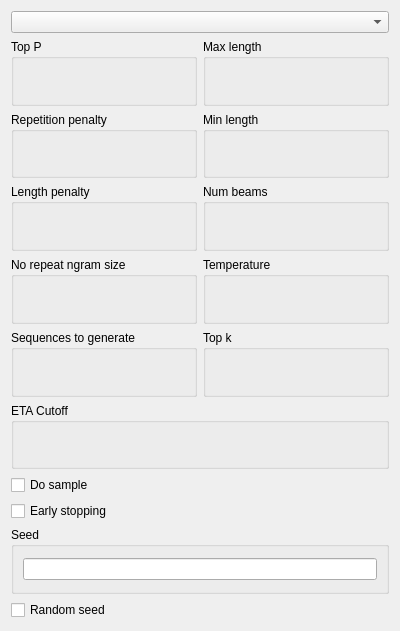
<?xml version="1.0" encoding="UTF-8"?>
<ui version="4.0">
 <class>flan_generator_form</class>
 <widget class="QWidget" name="flan_generator_form">
  <property name="geometry">
   <rect>
    <x>0</x>
    <y>0</y>
    <width>400</width>
    <height>631</height>
   </rect>
  </property>
  <property name="windowTitle">
   <string>Form</string>
  </property>
  <layout class="QGridLayout" name="gridLayout">
   <item row="1" column="0">
    <layout class="QHBoxLayout" name="horizontalLayout_2">
     <item>
      <widget class="QGroupBox" name="groupBox">
       <property name="title">
        <string>Top P</string>
       </property>
       <layout class="QGridLayout" name="gridLayout_2">
        <item row="0" column="0">
         <widget class="SliderWidget" name="top_p" native="true">
          <property name="min_slider" stdset="0">
           <number>1</number>
          </property>
          <property name="max_slider" stdset="0">
           <number>100</number>
          </property>
          <property name="min_spinbox" stdset="0">
           <double>0.000000000000000</double>
          </property>
          <property name="max_spinbox" stdset="0">
           <double>1.000000000000000</double>
          </property>
          <property name="display_as_float" stdset="0">
           <bool>true</bool>
          </property>
          <property name="property" stdset="0">
           <string>top_p</string>
          </property>
          <property name="slider_step" stdset="0">
           <number>1</number>
          </property>
          <property name="slider_page" stdset="0">
           <number>10</number>
          </property>
          <property name="spinbox_step" stdset="0">
           <double>0.010000000000000</double>
          </property>
          <property name="spinbox_page" stdset="0">
           <double>0.100000000000000</double>
          </property>
         </widget>
        </item>
       </layout>
      </widget>
     </item>
     <item>
      <widget class="QGroupBox" name="groupBox_2">
       <property name="title">
        <string>Max length</string>
       </property>
       <layout class="QGridLayout" name="gridLayout_3">
        <item row="0" column="0">
         <widget class="SliderWidget" name="max_length" native="true">
          <property name="min_slider" stdset="0">
           <number>1</number>
          </property>
          <property name="max_slider" stdset="0">
           <number>2556</number>
          </property>
          <property name="min_spinbox" stdset="0">
           <double>1.000000000000000</double>
          </property>
          <property name="max_spinbox" stdset="0">
           <double>2556.000000000000000</double>
          </property>
          <property name="display_as_float" stdset="0">
           <bool>false</bool>
          </property>
          <property name="property" stdset="0">
           <string>max_length</string>
          </property>
          <property name="slider_step" stdset="0">
           <number>1</number>
          </property>
          <property name="slider_page" stdset="0">
           <number>2556</number>
          </property>
          <property name="spinbox_step" stdset="0">
           <number>1</number>
          </property>
          <property name="spinbox_page" stdset="0">
           <number>2556</number>
          </property>
         </widget>
        </item>
       </layout>
      </widget>
     </item>
    </layout>
   </item>
   <item row="10" column="0">
    <widget class="QCheckBox" name="random_seed">
     <property name="text">
      <string>Random seed</string>
     </property>
    </widget>
   </item>
   <item row="9" column="0">
    <widget class="QGroupBox" name="groupBox_11">
     <property name="title">
      <string>Seed</string>
     </property>
     <layout class="QGridLayout" name="gridLayout_4">
      <item row="0" column="0">
       <widget class="QLineEdit" name="seed"/>
      </item>
     </layout>
    </widget>
   </item>
   <item row="3" column="0">
    <layout class="QHBoxLayout" name="horizontalLayout_4">
     <item>
      <widget class="QGroupBox" name="groupBox_5">
       <property name="title">
        <string>Length penalty</string>
       </property>
       <layout class="QGridLayout" name="gridLayout_7">
        <item row="0" column="0">
         <widget class="SliderWidget" name="length_penalty" native="true">
          <property name="min_slider" stdset="0">
           <number>0</number>
          </property>
          <property name="max_slider" stdset="0">
           <number>200</number>
          </property>
          <property name="min_spinbox" stdset="0">
           <double>0.000000000000000</double>
          </property>
          <property name="max_spinbox" stdset="0">
           <double>2.000000000000000</double>
          </property>
          <property name="display_as_float" stdset="0">
           <bool>true</bool>
          </property>
          <property name="property" stdset="0">
           <string>length_penalty</string>
          </property>
          <property name="slider_step" stdset="0">
           <number>1</number>
          </property>
          <property name="slider_page" stdset="0">
           <number>10</number>
          </property>
          <property name="spinbox_step" stdset="0">
           <double>0.010000000000000</double>
          </property>
          <property name="spinbox_page" stdset="0">
           <double>0.100000000000000</double>
          </property>
         </widget>
        </item>
       </layout>
      </widget>
     </item>
     <item>
      <widget class="QGroupBox" name="groupBox_6">
       <property name="title">
        <string>Num beams</string>
       </property>
       <layout class="QGridLayout" name="gridLayout_8">
        <item row="0" column="0">
         <widget class="SliderWidget" name="num_beams" native="true">
          <property name="min_slider" stdset="0">
           <number>1</number>
          </property>
          <property name="max_slider" stdset="0">
           <number>100</number>
          </property>
          <property name="min_spinbox" stdset="0">
           <double>0.000000000000000</double>
          </property>
          <property name="max_spinbox" stdset="0">
           <double>100.000000000000000</double>
          </property>
          <property name="display_as_float" stdset="0">
           <bool>false</bool>
          </property>
          <property name="property" stdset="0">
           <string>num_beams</string>
          </property>
          <property name="slider_step" stdset="0">
           <number>1</number>
          </property>
          <property name="slider_page" stdset="0">
           <number>10</number>
          </property>
          <property name="spinbox_step" stdset="0">
           <double>0.010000000000000</double>
          </property>
          <property name="spinbox_page" stdset="0">
           <double>0.100000000000000</double>
          </property>
         </widget>
        </item>
       </layout>
      </widget>
     </item>
    </layout>
   </item>
   <item row="7" column="0">
    <widget class="QCheckBox" name="do_sample">
     <property name="text">
      <string>Do sample</string>
     </property>
    </widget>
   </item>
   <item row="0" column="0">
    <widget class="QComboBox" name="model_version">
     <property name="currentIndex">
      <number>-1</number>
     </property>
    </widget>
   </item>
   <item row="8" column="0">
    <widget class="QCheckBox" name="early_stopping">
     <property name="text">
      <string>Early stopping</string>
     </property>
    </widget>
   </item>
   <item row="2" column="0">
    <layout class="QHBoxLayout" name="horizontalLayout_3">
     <item>
      <widget class="QGroupBox" name="groupBox_3">
       <property name="title">
        <string>Repetition penalty</string>
       </property>
       <layout class="QGridLayout" name="gridLayout_5">
        <item row="0" column="0">
         <widget class="SliderWidget" name="repetition_penalty" native="true">
          <property name="min_slider" stdset="0">
           <number>0</number>
          </property>
          <property name="max_slider" stdset="0">
           <number>10000</number>
          </property>
          <property name="min_spinbox" stdset="0">
           <double>0.000000000000000</double>
          </property>
          <property name="max_spinbox" stdset="0">
           <double>100.000000000000000</double>
          </property>
          <property name="display_as_float" stdset="0">
           <bool>true</bool>
          </property>
          <property name="property" stdset="0">
           <string>repetition_penalty</string>
          </property>
          <property name="slider_step" stdset="0">
           <number>0</number>
          </property>
          <property name="slider_page" stdset="0">
           <number>1</number>
          </property>
          <property name="spinbox_step" stdset="0">
           <double>1.000000000000000</double>
          </property>
          <property name="spinbox_page" stdset="0">
           <double>10.000000000000000</double>
          </property>
         </widget>
        </item>
       </layout>
      </widget>
     </item>
     <item>
      <widget class="QGroupBox" name="groupBox_4">
       <property name="title">
        <string>Min length</string>
       </property>
       <layout class="QGridLayout" name="gridLayout_6">
        <item row="0" column="0">
         <widget class="SliderWidget" name="min_length" native="true">
          <property name="min_slider" stdset="0">
           <number>1</number>
          </property>
          <property name="max_slider" stdset="0">
           <number>2556</number>
          </property>
          <property name="min_spinbox" stdset="0">
           <double>1.000000000000000</double>
          </property>
          <property name="max_spinbox" stdset="0">
           <double>2556.000000000000000</double>
          </property>
          <property name="display_as_float" stdset="0">
           <bool>false</bool>
          </property>
          <property name="property" stdset="0">
           <string>min_length</string>
          </property>
          <property name="slider_step" stdset="0">
           <number>1</number>
          </property>
          <property name="slider_page" stdset="0">
           <number>2556</number>
          </property>
          <property name="spinbox_step" stdset="0">
           <number>1</number>
          </property>
          <property name="spinbox_page" stdset="0">
           <number>2556</number>
          </property>
         </widget>
        </item>
       </layout>
      </widget>
     </item>
    </layout>
   </item>
   <item row="4" column="0">
    <layout class="QHBoxLayout" name="horizontalLayout_5">
     <item>
      <widget class="QGroupBox" name="groupBox_7">
       <property name="title">
        <string>No repeat ngram size</string>
       </property>
       <layout class="QGridLayout" name="gridLayout_9">
        <item row="0" column="0">
         <widget class="SliderWidget" name="ngram_size" native="true">
          <property name="min_slider" stdset="0">
           <number>1</number>
          </property>
          <property name="max_slider" stdset="0">
           <number>100</number>
          </property>
          <property name="min_spinbox" stdset="0">
           <double>0.000000000000000</double>
          </property>
          <property name="max_spinbox" stdset="0">
           <double>1.000000000000000</double>
          </property>
          <property name="display_as_float" stdset="0">
           <bool>true</bool>
          </property>
          <property name="property" stdset="0">
           <string>ngram</string>
          </property>
          <property name="slider_step" stdset="0">
           <number>1</number>
          </property>
          <property name="slider_page" stdset="0">
           <number>10</number>
          </property>
          <property name="spinbox_step" stdset="0">
           <double>0.010000000000000</double>
          </property>
          <property name="spinbox_page" stdset="0">
           <double>0.100000000000000</double>
          </property>
         </widget>
        </item>
       </layout>
      </widget>
     </item>
     <item>
      <widget class="QGroupBox" name="groupBox_8">
       <property name="title">
        <string>Temperature</string>
       </property>
       <layout class="QGridLayout" name="gridLayout_10">
        <item row="0" column="0">
         <widget class="SliderWidget" name="temperature" native="true">
          <property name="min_slider" stdset="0">
           <number>1</number>
          </property>
          <property name="max_slider" stdset="0">
           <number>200</number>
          </property>
          <property name="min_spinbox" stdset="0">
           <double>0.000000000000000</double>
          </property>
          <property name="max_spinbox" stdset="0">
           <double>2.000000000000000</double>
          </property>
          <property name="display_as_float" stdset="0">
           <bool>true</bool>
          </property>
          <property name="property" stdset="0">
           <string>temperature</string>
          </property>
          <property name="slider_step" stdset="0">
           <number>1</number>
          </property>
          <property name="slider_page" stdset="0">
           <number>10</number>
          </property>
          <property name="spinbox_step" stdset="0">
           <double>0.010000000000000</double>
          </property>
          <property name="spinbox_page" stdset="0">
           <double>0.100000000000000</double>
          </property>
         </widget>
        </item>
       </layout>
      </widget>
     </item>
    </layout>
   </item>
   <item row="5" column="0">
    <layout class="QHBoxLayout" name="horizontalLayout_6">
     <item>
      <widget class="QGroupBox" name="groupBox_9">
       <property name="title">
        <string>Sequences to generate</string>
       </property>
       <layout class="QGridLayout" name="gridLayout_11">
        <item row="0" column="0">
         <widget class="SliderWidget" name="sequences" native="true">
          <property name="min_slider" stdset="0">
           <number>1</number>
          </property>
          <property name="max_slider" stdset="0">
           <number>100</number>
          </property>
          <property name="min_spinbox" stdset="0">
           <double>0.000000000000000</double>
          </property>
          <property name="max_spinbox" stdset="0">
           <double>100.000000000000000</double>
          </property>
          <property name="display_as_float" stdset="0">
           <bool>false</bool>
          </property>
          <property name="property" stdset="0">
           <string>sequences</string>
          </property>
          <property name="slider_step" stdset="0">
           <number>1</number>
          </property>
          <property name="slider_page" stdset="0">
           <number>10</number>
          </property>
          <property name="spinbox_step" stdset="0">
           <double>0.010000000000000</double>
          </property>
          <property name="spinbox_page" stdset="0">
           <double>0.100000000000000</double>
          </property>
         </widget>
        </item>
       </layout>
      </widget>
     </item>
     <item>
      <widget class="QGroupBox" name="groupBox_10">
       <property name="title">
        <string>Top k</string>
       </property>
       <layout class="QGridLayout" name="gridLayout_12">
        <item row="0" column="0">
         <widget class="SliderWidget" name="top_k" native="true">
          <property name="min_slider" stdset="0">
           <number>1</number>
          </property>
          <property name="max_slider" stdset="0">
           <number>256</number>
          </property>
          <property name="min_spinbox" stdset="0">
           <double>0.000000000000000</double>
          </property>
          <property name="max_spinbox" stdset="0">
           <double>256.000000000000000</double>
          </property>
          <property name="display_as_float" stdset="0">
           <bool>false</bool>
          </property>
          <property name="property" stdset="0">
           <string>top_k</string>
          </property>
          <property name="slider_step" stdset="0">
           <number>1</number>
          </property>
          <property name="slider_page" stdset="0">
           <number>10</number>
          </property>
          <property name="spinbox_step" stdset="0">
           <number>1</number>
          </property>
          <property name="spinbox_page" stdset="0">
           <number>10</number>
          </property>
         </widget>
        </item>
       </layout>
      </widget>
     </item>
    </layout>
   </item>
   <item row="6" column="0">
    <widget class="QGroupBox" name="groupBox_12">
     <property name="title">
      <string>ETA Cutoff</string>
     </property>
     <layout class="QGridLayout" name="gridLayout_13">
      <item row="0" column="0">
       <widget class="SliderWidget" name="eta_cutoff" native="true">
        <property name="min_slider" stdset="0">
         <number>1</number>
        </property>
        <property name="max_slider" stdset="0">
         <number>100</number>
        </property>
        <property name="min_spinbox" stdset="0">
         <double>0.000000000000000</double>
        </property>
        <property name="max_spinbox" stdset="0">
         <double>100.000000000000000</double>
        </property>
        <property name="display_as_float" stdset="0">
         <bool>true</bool>
        </property>
        <property name="property" stdset="0">
         <string>eta_cutoff</string>
        </property>
        <property name="slider_step" stdset="0">
         <number>1</number>
        </property>
        <property name="slider_page" stdset="0">
         <number>10</number>
        </property>
        <property name="spinbox_step" stdset="0">
         <double>0.010000000000000</double>
        </property>
        <property name="spinbox_page" stdset="0">
         <double>0.100000000000000</double>
        </property>
       </widget>
      </item>
     </layout>
    </widget>
   </item>
  </layout>
 </widget>
 <customwidgets>
  <customwidget>
   <class>SliderWidget</class>
   <extends>QWidget</extends>
   <header>airunner/gui/widgets/slider/slider_widget</header>
   <container>1</container>
  </customwidget>
 </customwidgets>
 <resources/>
 <connections>
  <connection>
   <sender>do_sample</sender>
   <signal>toggled(bool)</signal>
   <receiver>flan_generator_form</receiver>
   <slot>do_sample_toggled(bool)</slot>
   <hints>
    <hint type="sourcelabel">
     <x>70</x>
     <y>454</y>
    </hint>
    <hint type="destinationlabel">
     <x>47</x>
     <y>-12</y>
    </hint>
   </hints>
  </connection>
  <connection>
   <sender>early_stopping</sender>
   <signal>toggled(bool)</signal>
   <receiver>flan_generator_form</receiver>
   <slot>early_stopping_toggled(bool)</slot>
   <hints>
    <hint type="sourcelabel">
     <x>53</x>
     <y>483</y>
    </hint>
    <hint type="destinationlabel">
     <x>63</x>
     <y>-23</y>
    </hint>
   </hints>
  </connection>
  <connection>
   <sender>random_seed</sender>
   <signal>toggled(bool)</signal>
   <receiver>flan_generator_form</receiver>
   <slot>random_seed_toggled(bool)</slot>
   <hints>
    <hint type="sourcelabel">
     <x>71</x>
     <y>577</y>
    </hint>
    <hint type="destinationlabel">
     <x>145</x>
     <y>-7</y>
    </hint>
   </hints>
  </connection>
  <connection>
   <sender>seed</sender>
   <signal>textEdited(QString)</signal>
   <receiver>flan_generator_form</receiver>
   <slot>seed_changed(QString)</slot>
   <hints>
    <hint type="sourcelabel">
     <x>231</x>
     <y>541</y>
    </hint>
    <hint type="destinationlabel">
     <x>365</x>
     <y>-10</y>
    </hint>
   </hints>
  </connection>
  <connection>
   <sender>model_version</sender>
   <signal>currentTextChanged(QString)</signal>
   <receiver>flan_generator_form</receiver>
   <slot>model_changed(QString)</slot>
   <hints>
    <hint type="sourcelabel">
     <x>116</x>
     <y>17</y>
    </hint>
    <hint type="destinationlabel">
     <x>349</x>
     <y>-5</y>
    </hint>
   </hints>
  </connection>
 </connections>
 <slots>
  <slot>do_sample_toggled(bool)</slot>
  <slot>early_stopping_toggled(bool)</slot>
  <slot>random_seed_toggled(bool)</slot>
  <slot>seed_changed(QString)</slot>
  <slot>generate_button_clicked()</slot>
  <slot>model_changed(QString)</slot>
 </slots>
</ui>
